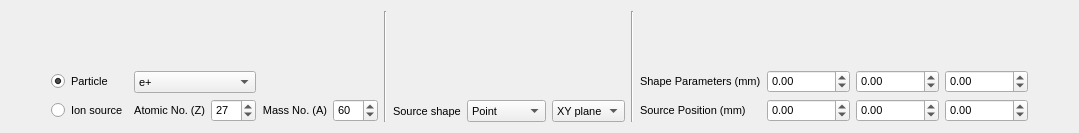
            <widget class="QWidget" name="page_12">
             <layout class="QHBoxLayout" name="horizontalLayout_5">
              <item>
               <spacer name="horizontalSpacer_20">
                <property name="font">
                 <font>
                  <family>Ubuntu</family>
                  <pointsize>8</pointsize>
                  <weight>50</weight>
                  <italic>false</italic>
                  <bold>false</bold>
                 </font>
                </property>
                <property name="orientation">
                 <enum>Qt::Horizontal</enum>
                </property>
                <property name="sizeHint" stdset="0">
                 <size>
                  <width>40</width>
                  <height>20</height>
                 </size>
                </property>
               </spacer>
              </item>
              <item>
               <layout class="QGridLayout" name="gridLayout_10">
                <item row="1" column="0">
                 <widget class="QRadioButton" name="particleSource">
                  <property name="font">
                   <font>
                    <family>Ubuntu</family>
                    <pointsize>8</pointsize>
                    <weight>50</weight>
                    <italic>false</italic>
                    <bold>false</bold>
                   </font>
                  </property>
                  <property name="text">
                   <string>Particle </string>
                  </property>
                  <property name="checked">
                   <bool>true</bool>
                  </property>
                 </widget>
                </item>
                <item row="2" column="1">
                 <layout class="QHBoxLayout" name="horizontalLayout_3">
                  <item>
                   <widget class="QLabel" name="ion_zlabel">
                    <property name="font">
                     <font>
                      <family>Ubuntu</family>
                      <pointsize>8</pointsize>
                      <weight>50</weight>
                      <italic>false</italic>
                      <bold>false</bold>
                     </font>
                    </property>
                    <property name="text">
                     <string>Atomic No. (Z)</string>
                    </property>
                    <property name="alignment">
                     <set>Qt::AlignRight|Qt::AlignTrailing|Qt::AlignVCenter</set>
                    </property>
                   </widget>
                  </item>
                  <item>
                   <widget class="QSpinBox" name="ion_z">
                    <property name="font">
                     <font>
                      <family>Ubuntu</family>
                      <pointsize>8</pointsize>
                      <weight>50</weight>
                      <italic>false</italic>
                      <bold>false</bold>
                     </font>
                    </property>
                    <property name="minimum">
                     <number>1</number>
                    </property>
                    <property name="maximum">
                     <number>150</number>
                    </property>
                    <property name="value">
                     <number>27</number>
                    </property>
                   </widget>
                  </item>
                 </layout>
                </item>
                <item row="2" column="0">
                 <widget class="QRadioButton" name="ionSource">
                  <property name="font">
                   <font>
                    <family>Ubuntu</family>
                    <pointsize>8</pointsize>
                    <weight>50</weight>
                    <italic>false</italic>
                    <bold>false</bold>
                   </font>
                  </property>
                  <property name="text">
                   <string>Ion source</string>
                  </property>
                 </widget>
                </item>
                <item row="1" column="1">
                 <widget class="QComboBox" name="particleType">
                  <property name="font">
                   <font>
                    <family>Ubuntu</family>
                    <pointsize>8</pointsize>
                    <weight>50</weight>
                    <italic>false</italic>
                    <bold>false</bold>
                   </font>
                  </property>
                  <item>
                   <property name="text">
                    <string>e+</string>
                   </property>
                  </item>
                  <item>
                   <property name="text">
                    <string>e-</string>
                   </property>
                  </item>
                  <item>
                   <property name="text">
                    <string>nu_e</string>
                   </property>
                  </item>
                  <item>
                   <property name="text">
                    <string>anti_nu_e</string>
                   </property>
                  </item>
                  <item>
                   <property name="text">
                    <string>mu+</string>
                   </property>
                  </item>
                  <item>
                   <property name="text">
                    <string>mu-</string>
                   </property>
                  </item>
                  <item>
                   <property name="text">
                    <string>nu_mu</string>
                   </property>
                  </item>
                  <item>
                   <property name="text">
                    <string>anti_nu_mu</string>
                   </property>
                  </item>
                  <item>
                   <property name="text">
                    <string>tau+</string>
                   </property>
                  </item>
                  <item>
                   <property name="text">
                    <string>tau-</string>
                   </property>
                  </item>
                  <item>
                   <property name="text">
                    <string>nu_tau</string>
                   </property>
                  </item>
                  <item>
                   <property name="text">
                    <string>anti_nu_tau</string>
                   </property>
                  </item>
                  <item>
                   <property name="text">
                    <string>neutron</string>
                   </property>
                  </item>
                  <item>
                   <property name="text">
                    <string>anti_neutron</string>
                   </property>
                  </item>
                  <item>
                   <property name="text">
                    <string>proton</string>
                   </property>
                  </item>
                  <item>
                   <property name="text">
                    <string>deuteron</string>
                   </property>
                  </item>
                  <item>
                   <property name="text">
                    <string>anti_proton</string>
                   </property>
                  </item>
                  <item>
                   <property name="text">
                    <string>gamma</string>
                   </property>
                  </item>
                  <item>
                   <property name="text">
                    <string>pi+</string>
                   </property>
                  </item>
                  <item>
                   <property name="text">
                    <string>pi-</string>
                   </property>
                  </item>
                  <item>
                   <property name="text">
                    <string>pi0</string>
                   </property>
                  </item>
                  <item>
                   <property name="text">
                    <string>alpha</string>
                   </property>
                  </item>
                 </widget>
                </item>
                <item row="2" column="2">
                 <layout class="QHBoxLayout" name="horizontalLayout_4">
                  <item>
                   <widget class="QLabel" name="ion_alabel">
                    <property name="font">
                     <font>
                      <family>Ubuntu</family>
                      <pointsize>8</pointsize>
                      <weight>50</weight>
                      <italic>false</italic>
                      <bold>false</bold>
                     </font>
                    </property>
                    <property name="text">
                     <string>Mass No. (A)</string>
                    </property>
                    <property name="alignment">
                     <set>Qt::AlignRight|Qt::AlignTrailing|Qt::AlignVCenter</set>
                    </property>
                   </widget>
                  </item>
                  <item>
                   <widget class="QSpinBox" name="ion_A">
                    <property name="font">
                     <font>
                      <family>Ubuntu</family>
                      <pointsize>8</pointsize>
                      <weight>50</weight>
                      <italic>false</italic>
                      <bold>false</bold>
                     </font>
                    </property>
                    <property name="minimum">
                     <number>5</number>
                    </property>
                    <property name="maximum">
                     <number>300</number>
                    </property>
                    <property name="value">
                     <number>60</number>
                    </property>
                   </widget>
                  </item>
                 </layout>
                </item>
                <item row="0" column="1">
                 <spacer name="verticalSpacer_9">
                  <property name="font">
                   <font>
                    <family>Ubuntu</family>
                    <pointsize>8</pointsize>
                    <weight>50</weight>
                    <italic>false</italic>
                    <bold>false</bold>
                   </font>
                  </property>
                  <property name="orientation">
                   <enum>Qt::Vertical</enum>
                  </property>
                  <property name="sizeHint" stdset="0">
                   <size>
                    <width>20</width>
                    <height>40</height>
                   </size>
                  </property>
                 </spacer>
                </item>
               </layout>
              </item>
              <item>
               <widget class="Line" name="line">
                <property name="font">
                 <font>
                  <family>Ubuntu</family>
                  <pointsize>8</pointsize>
                  <weight>50</weight>
                  <italic>false</italic>
                  <bold>false</bold>
                 </font>
                </property>
                <property name="orientation">
                 <enum>Qt::Vertical</enum>
                </property>
               </widget>
              </item>
              <item>
               <layout class="QGridLayout" name="gridLayout_15">
                <item row="1" column="1">
                 <widget class="QComboBox" name="sourceShape">
                  <property name="font">
                   <font>
                    <family>Ubuntu</family>
                    <pointsize>8</pointsize>
                    <weight>50</weight>
                    <italic>false</italic>
                    <bold>false</bold>
                   </font>
                  </property>
                  <item>
                   <property name="text">
                    <string>Point</string>
                   </property>
                  </item>
                  <item>
                   <property name="text">
                    <string>Rectangle</string>
                   </property>
                  </item>
                  <item>
                   <property name="text">
                    <string>Circle</string>
                   </property>
                  </item>
                  <item>
                   <property name="text">
                    <string>Ellipse</string>
                   </property>
                  </item>
                  <item>
                   <property name="text">
                    <string>Sphere</string>
                   </property>
                  </item>
                  <item>
                   <property name="text">
                    <string>Cube</string>
                   </property>
                  </item>
                  <item>
                   <property name="text">
                    <string>Cylinder</string>
                   </property>
                  </item>
                  <item>
                   <property name="text">
                    <string>Sphere</string>
                   </property>
                  </item>
                  <item>
                   <property name="text">
                    <string>Beam</string>
                   </property>
                  </item>
                 </widget>
                </item>
                <item row="1" column="2">
                 <widget class="QComboBox" name="gpsShapePlane">
                  <property name="font">
                   <font>
                    <family>Ubuntu</family>
                    <pointsize>8</pointsize>
                    <weight>50</weight>
                    <italic>false</italic>
                    <bold>false</bold>
                   </font>
                  </property>
                  <item>
                   <property name="text">
                    <string>XY plane</string>
                   </property>
                  </item>
                  <item>
                   <property name="text">
                    <string>YZ plane</string>
                   </property>
                  </item>
                  <item>
                   <property name="text">
                    <string>ZX plane</string>
                   </property>
                  </item>
                 </widget>
                </item>
                <item row="1" column="0">
                 <widget class="QLabel" name="label_30">
                  <property name="font">
                   <font>
                    <family>Ubuntu</family>
                    <pointsize>8</pointsize>
                    <weight>50</weight>
                    <italic>false</italic>
                    <bold>false</bold>
                   </font>
                  </property>
                  <property name="text">
                   <string>Source shape</string>
                  </property>
                 </widget>
                </item>
                <item row="0" column="1">
                 <spacer name="verticalSpacer_3">
                  <property name="font">
                   <font>
                    <family>Ubuntu</family>
                    <pointsize>8</pointsize>
                    <weight>50</weight>
                    <italic>false</italic>
                    <bold>false</bold>
                   </font>
                  </property>
                  <property name="orientation">
                   <enum>Qt::Vertical</enum>
                  </property>
                  <property name="sizeHint" stdset="0">
                   <size>
                    <width>20</width>
                    <height>40</height>
                   </size>
                  </property>
                 </spacer>
                </item>
               </layout>
              </item>
              <item>
               <widget class="Line" name="line_2">
                <property name="font">
                 <font>
                  <family>Ubuntu</family>
                  <pointsize>8</pointsize>
                  <weight>50</weight>
                  <italic>false</italic>
                  <bold>false</bold>
                 </font>
                </property>
                <property name="orientation">
                 <enum>Qt::Vertical</enum>
                </property>
               </widget>
              </item>
              <item>
               <layout class="QGridLayout" name="gridLayout_9">
                <item row="2" column="2">
                 <widget class="QDoubleSpinBox" name="dimY">
                  <property name="font">
                   <font>
                    <family>Ubuntu</family>
                    <pointsize>8</pointsize>
                    <weight>50</weight>
                    <italic>false</italic>
                    <bold>false</bold>
                   </font>
                  </property>
                  <property name="minimum">
                   <double>-1000000.000000000000000</double>
                  </property>
                  <property name="maximum">
                   <double>10000000.000000000000000</double>
                  </property>
                 </widget>
                </item>
                <item row="1" column="3">
                 <widget class="QLabel" name="shape_label_3">
                  <property name="font">
                   <font>
                    <family>Ubuntu</family>
                    <pointsize>8</pointsize>
                    <weight>50</weight>
                    <italic>false</italic>
                    <bold>false</bold>
                   </font>
                  </property>
                  <property name="text">
                   <string/>
                  </property>
                 </widget>
                </item>
                <item row="3" column="2">
                 <widget class="QDoubleSpinBox" name="posY">
                  <property name="font">
                   <font>
                    <family>Ubuntu</family>
                    <pointsize>8</pointsize>
                    <weight>50</weight>
                    <italic>false</italic>
                    <bold>false</bold>
                   </font>
                  </property>
                  <property name="minimum">
                   <double>-1000000.000000000000000</double>
                  </property>
                  <property name="maximum">
                   <double>10000000.000000000000000</double>
                  </property>
                 </widget>
                </item>
                <item row="1" column="2">
                 <widget class="QLabel" name="shape_label_2">
                  <property name="font">
                   <font>
                    <family>Ubuntu</family>
                    <pointsize>8</pointsize>
                    <weight>50</weight>
                    <italic>false</italic>
                    <bold>false</bold>
                   </font>
                  </property>
                  <property name="text">
                   <string/>
                  </property>
                 </widget>
                </item>
                <item row="3" column="3">
                 <widget class="QDoubleSpinBox" name="posZ">
                  <property name="font">
                   <font>
                    <family>Ubuntu</family>
                    <pointsize>8</pointsize>
                    <weight>50</weight>
                    <italic>false</italic>
                    <bold>false</bold>
                   </font>
                  </property>
                  <property name="minimum">
                   <double>-1000000.000000000000000</double>
                  </property>
                  <property name="maximum">
                   <double>10000000.000000000000000</double>
                  </property>
                 </widget>
                </item>
                <item row="2" column="0">
                 <widget class="QLabel" name="label_8">
                  <property name="font">
                   <font>
                    <family>Ubuntu</family>
                    <pointsize>8</pointsize>
                    <weight>50</weight>
                    <italic>false</italic>
                    <bold>false</bold>
                   </font>
                  </property>
                  <property name="text">
                   <string>Shape Parameters (mm)</string>
                  </property>
                 </widget>
                </item>
                <item row="2" column="1">
                 <widget class="QDoubleSpinBox" name="dimX">
                  <property name="font">
                   <font>
                    <family>Ubuntu</family>
                    <pointsize>8</pointsize>
                    <weight>50</weight>
                    <italic>false</italic>
                    <bold>false</bold>
                   </font>
                  </property>
                  <property name="minimum">
                   <double>-1000000.000000000000000</double>
                  </property>
                  <property name="maximum">
                   <double>10000000.000000000000000</double>
                  </property>
                 </widget>
                </item>
                <item row="2" column="3">
                 <widget class="QDoubleSpinBox" name="dimZ">
                  <property name="font">
                   <font>
                    <family>Ubuntu</family>
                    <pointsize>8</pointsize>
                    <weight>50</weight>
                    <italic>false</italic>
                    <bold>false</bold>
                   </font>
                  </property>
                  <property name="minimum">
                   <double>-1000000.000000000000000</double>
                  </property>
                  <property name="maximum">
                   <double>10000000.000000000000000</double>
                  </property>
                 </widget>
                </item>
                <item row="1" column="1">
                 <widget class="QLabel" name="shape_label1">
                  <property name="font">
                   <font>
                    <family>Ubuntu</family>
                    <pointsize>8</pointsize>
                    <weight>50</weight>
                    <italic>false</italic>
                    <bold>false</bold>
                   </font>
                  </property>
                  <property name="text">
                   <string/>
                  </property>
                 </widget>
                </item>
                <item row="3" column="0">
                 <widget class="QLabel" name="label_11">
                  <property name="font">
                   <font>
                    <family>Ubuntu</family>
                    <pointsize>8</pointsize>
                    <weight>50</weight>
                    <italic>false</italic>
                    <bold>false</bold>
                   </font>
                  </property>
                  <property name="text">
                   <string>Source Position (mm)</string>
                  </property>
                 </widget>
                </item>
                <item row="0" column="1">
                 <spacer name="verticalSpacer_10">
                  <property name="font">
                   <font>
                    <family>Ubuntu</family>
                    <pointsize>8</pointsize>
                    <weight>50</weight>
                    <italic>false</italic>
                    <bold>false</bold>
                   </font>
                  </property>
                  <property name="orientation">
                   <enum>Qt::Vertical</enum>
                  </property>
                  <property name="sizeHint" stdset="0">
                   <size>
                    <width>20</width>
                    <height>40</height>
                   </size>
                  </property>
                 </spacer>
                </item>
                <item row="3" column="1">
                 <widget class="QDoubleSpinBox" name="posX">
                  <property name="font">
                   <font>
                    <family>Ubuntu</family>
                    <pointsize>8</pointsize>
                    <weight>50</weight>
                    <italic>false</italic>
                    <bold>false</bold>
                   </font>
                  </property>
                  <property name="minimum">
                   <double>-1000000.000000000000000</double>
                  </property>
                  <property name="maximum">
                   <double>10000000.000000000000000</double>
                  </property>
                 </widget>
                </item>
               </layout>
              </item>
              <item>
               <spacer name="horizontalSpacer_25">
                <property name="font">
                 <font>
                  <family>Ubuntu</family>
                  <pointsize>8</pointsize>
                  <weight>50</weight>
                  <italic>false</italic>
                  <bold>false</bold>
                 </font>
                </property>
                <property name="orientation">
                 <enum>Qt::Horizontal</enum>
                </property>
                <property name="sizeHint" stdset="0">
                 <size>
                  <width>40</width>
                  <height>20</height>
                 </size>
                </property>
               </spacer>
              </item>
             </layout>
            </widget>
